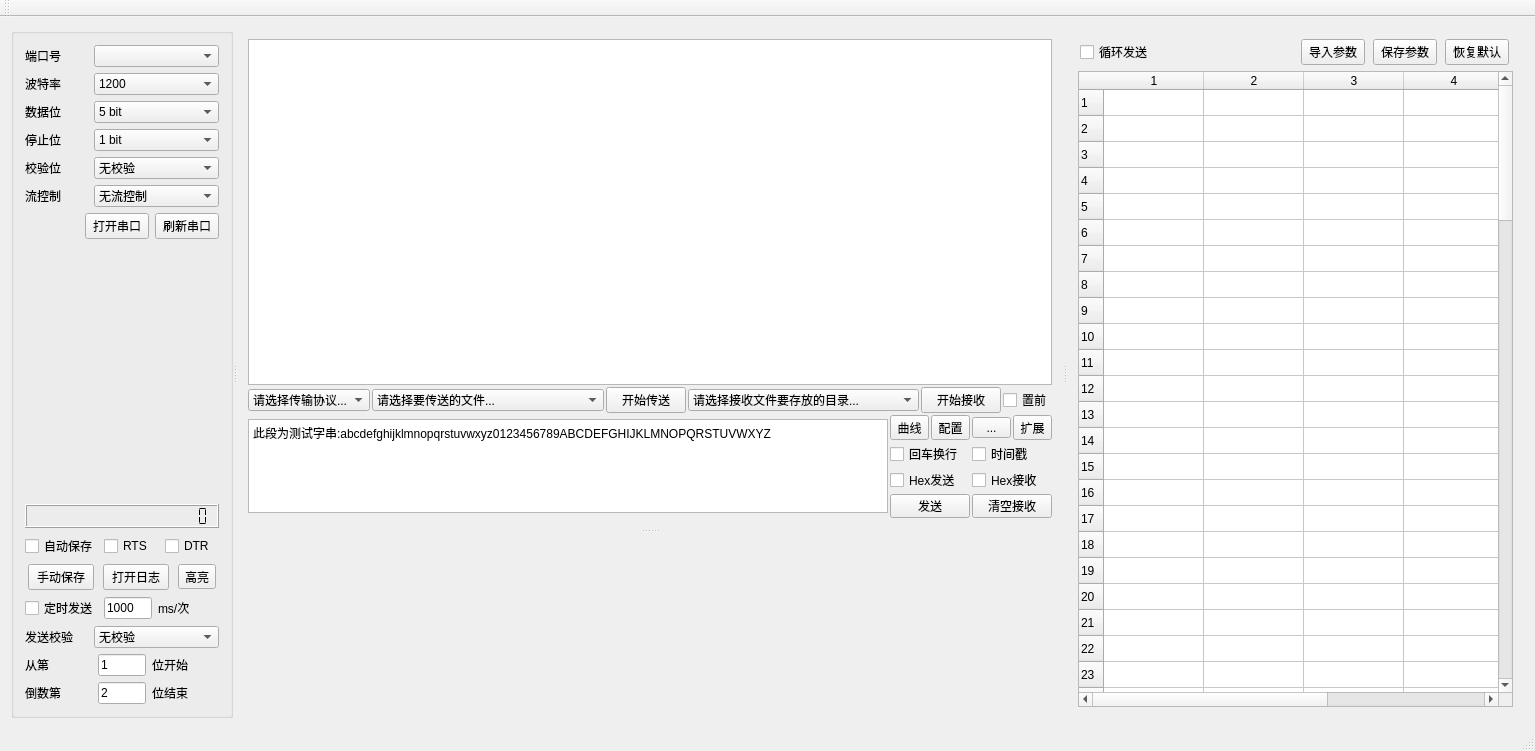
<?xml version="1.0" encoding="UTF-8"?>
<ui version="4.0">
 <class>SerialPortTool</class>
 <widget class="QMainWindow" name="SerialPortTool">
  <property name="geometry">
   <rect>
    <x>0</x>
    <y>0</y>
    <width>1535</width>
    <height>751</height>
   </rect>
  </property>
  <property name="windowTitle">
   <string>SerialPortTool</string>
  </property>
  <widget class="QWidget" name="centralWidget">
   <layout class="QHBoxLayout" name="horizontalLayout_22">
    <item>
     <widget class="QSplitter" name="splitter_serial_config">
      <property name="orientation">
       <enum>Qt::Horizontal</enum>
      </property>
      <widget class="QGroupBox" name="groupBox">
       <property name="sizePolicy">
        <sizepolicy hsizetype="Fixed" vsizetype="Preferred">
         <horstretch>0</horstretch>
         <verstretch>0</verstretch>
        </sizepolicy>
       </property>
       <property name="maximumSize">
        <size>
         <width>222</width>
         <height>16777215</height>
        </size>
       </property>
       <property name="title">
        <string/>
       </property>
       <layout class="QVBoxLayout" name="verticalLayout_5">
        <item>
         <layout class="QVBoxLayout" name="verticalLayout_6">
          <property name="sizeConstraint">
           <enum>QLayout::SetFixedSize</enum>
          </property>
          <item>
           <layout class="QVBoxLayout" name="verticalLayout_3">
            <property name="sizeConstraint">
             <enum>QLayout::SetFixedSize</enum>
            </property>
            <item>
             <layout class="QHBoxLayout" name="horizontalLayout" stretch="1,2">
              <item>
               <widget class="QLabel" name="label_com">
                <property name="text">
                 <string>端口号</string>
                </property>
               </widget>
              </item>
              <item>
               <widget class="QComboBox" name="comboBox_com_list"/>
              </item>
             </layout>
            </item>
            <item>
             <layout class="QHBoxLayout" name="horizontalLayout_2" stretch="1,2">
              <item>
               <widget class="QLabel" name="label_baudrate">
                <property name="text">
                 <string>波特率</string>
                </property>
               </widget>
              </item>
              <item>
               <widget class="QComboBox" name="comboBox_baudrate_list">
                <item>
                 <property name="text">
                  <string>1200</string>
                 </property>
                </item>
                <item>
                 <property name="text">
                  <string>2400</string>
                 </property>
                </item>
                <item>
                 <property name="text">
                  <string>4800</string>
                 </property>
                </item>
                <item>
                 <property name="text">
                  <string>9600</string>
                 </property>
                </item>
                <item>
                 <property name="text">
                  <string>115200</string>
                 </property>
                </item>
                <item>
                 <property name="text">
                  <string>921600</string>
                 </property>
                </item>
               </widget>
              </item>
             </layout>
            </item>
            <item>
             <layout class="QHBoxLayout" name="horizontalLayout_3" stretch="1,2">
              <item>
               <widget class="QLabel" name="label_data_bit">
                <property name="text">
                 <string>数据位</string>
                </property>
               </widget>
              </item>
              <item>
               <widget class="QComboBox" name="comboBox_data_bit_list">
                <item>
                 <property name="text">
                  <string>5 bit</string>
                 </property>
                </item>
                <item>
                 <property name="text">
                  <string>6 bit</string>
                 </property>
                </item>
                <item>
                 <property name="text">
                  <string>7 bit</string>
                 </property>
                </item>
                <item>
                 <property name="text">
                  <string>8 bit</string>
                 </property>
                </item>
               </widget>
              </item>
             </layout>
            </item>
            <item>
             <layout class="QHBoxLayout" name="horizontalLayout_4" stretch="1,2">
              <item>
               <widget class="QLabel" name="label_stop_bit">
                <property name="text">
                 <string>停止位</string>
                </property>
               </widget>
              </item>
              <item>
               <widget class="QComboBox" name="comboBox_stop_bit_list">
                <item>
                 <property name="text">
                  <string>1 bit</string>
                 </property>
                </item>
                <item>
                 <property name="text">
                  <string>1.5 bit</string>
                 </property>
                </item>
                <item>
                 <property name="text">
                  <string>2 bit</string>
                 </property>
                </item>
               </widget>
              </item>
             </layout>
            </item>
            <item>
             <layout class="QHBoxLayout" name="horizontalLayout_5" stretch="1,2">
              <item>
               <widget class="QLabel" name="label_check_bit">
                <property name="text">
                 <string>校验位</string>
                </property>
               </widget>
              </item>
              <item>
               <widget class="QComboBox" name="comboBox_check_bit_list">
                <item>
                 <property name="text">
                  <string>无校验</string>
                 </property>
                </item>
                <item>
                 <property name="text">
                  <string>奇校验</string>
                 </property>
                </item>
                <item>
                 <property name="text">
                  <string>偶校验</string>
                 </property>
                </item>
               </widget>
              </item>
             </layout>
            </item>
            <item>
             <layout class="QHBoxLayout" name="horizontalLayout_6" stretch="1,2">
              <item>
               <widget class="QLabel" name="label_flow_control">
                <property name="text">
                 <string>流控制</string>
                </property>
               </widget>
              </item>
              <item>
               <widget class="QComboBox" name="comboBox_flow_control_list">
                <item>
                 <property name="text">
                  <string>无流控制</string>
                 </property>
                </item>
                <item>
                 <property name="text">
                  <string>硬件流控制</string>
                 </property>
                </item>
                <item>
                 <property name="text">
                  <string>软件流控制</string>
                 </property>
                </item>
                <item>
                 <property name="text">
                  <string>自定义</string>
                 </property>
                </item>
               </widget>
              </item>
             </layout>
            </item>
            <item>
             <layout class="QHBoxLayout" name="horizontalLayout_11" stretch="6,1,1">
              <item>
               <spacer name="horizontalSpacer_2">
                <property name="orientation">
                 <enum>Qt::Horizontal</enum>
                </property>
                <property name="sizeHint" stdset="0">
                 <size>
                  <width>64</width>
                  <height>20</height>
                 </size>
                </property>
               </spacer>
              </item>
              <item>
               <widget class="QPushButton" name="pushButton_open_serial">
                <property name="maximumSize">
                 <size>
                  <width>64</width>
                  <height>16777215</height>
                 </size>
                </property>
                <property name="text">
                 <string>打开串口</string>
                </property>
               </widget>
              </item>
              <item>
               <widget class="QPushButton" name="pushButton_refresh_serial">
                <property name="maximumSize">
                 <size>
                  <width>64</width>
                  <height>16777215</height>
                 </size>
                </property>
                <property name="text">
                 <string>刷新串口</string>
                </property>
               </widget>
              </item>
             </layout>
            </item>
           </layout>
          </item>
          <item>
           <spacer name="verticalSpacer">
            <property name="orientation">
             <enum>Qt::Vertical</enum>
            </property>
            <property name="sizeHint" stdset="0">
             <size>
              <width>20</width>
              <height>168</height>
             </size>
            </property>
           </spacer>
          </item>
          <item>
           <layout class="QVBoxLayout" name="verticalLayout_4">
            <property name="sizeConstraint">
             <enum>QLayout::SetFixedSize</enum>
            </property>
            <item>
             <widget class="QLCDNumber" name="lcdNumber_time">
              <property name="minimumSize">
               <size>
                <width>0</width>
                <height>24</height>
               </size>
              </property>
              <property name="digitCount">
               <number>19</number>
              </property>
              <property name="segmentStyle">
               <enum>QLCDNumber::Flat</enum>
              </property>
             </widget>
            </item>
            <item>
             <layout class="QHBoxLayout" name="horizontalLayout_17">
              <item>
               <widget class="QCheckBox" name="checkBox_autosave">
                <property name="text">
                 <string>自动保存</string>
                </property>
               </widget>
              </item>
              <item>
               <widget class="QCheckBox" name="checkBox_rts">
                <property name="text">
                 <string>RTS</string>
                </property>
               </widget>
              </item>
              <item>
               <widget class="QCheckBox" name="checkBox_dtr">
                <property name="text">
                 <string>DTR</string>
                </property>
               </widget>
              </item>
             </layout>
            </item>
            <item>
             <layout class="QHBoxLayout" name="horizontalLayout_18"/>
            </item>
            <item>
             <layout class="QHBoxLayout" name="horizontalLayout_19">
              <item>
               <widget class="QPushButton" name="pushButton_manule_save">
                <property name="maximumSize">
                 <size>
                  <width>66</width>
                  <height>16777215</height>
                 </size>
                </property>
                <property name="text">
                 <string>手动保存</string>
                </property>
               </widget>
              </item>
              <item>
               <widget class="QPushButton" name="pushButton_open_log_doc">
                <property name="maximumSize">
                 <size>
                  <width>66</width>
                  <height>16777215</height>
                 </size>
                </property>
                <property name="text">
                 <string>打开日志</string>
                </property>
               </widget>
              </item>
              <item>
               <widget class="QToolButton" name="toolButton_highlight_key">
                <property name="text">
                 <string>高亮</string>
                </property>
               </widget>
              </item>
             </layout>
            </item>
            <item>
             <layout class="QHBoxLayout" name="horizontalLayout_7">
              <item>
               <widget class="QCheckBox" name="checkBox_timer_send">
                <property name="text">
                 <string>定时发送</string>
                </property>
               </widget>
              </item>
              <item>
               <widget class="QLineEdit" name="lineEdit_timer_send_interval">
                <property name="maximumSize">
                 <size>
                  <width>48</width>
                  <height>16777215</height>
                 </size>
                </property>
                <property name="text">
                 <string>1000</string>
                </property>
               </widget>
              </item>
              <item>
               <widget class="QLabel" name="label_7">
                <property name="text">
                 <string>ms/次</string>
                </property>
               </widget>
              </item>
             </layout>
            </item>
            <item>
             <layout class="QHBoxLayout" name="horizontalLayout_8" stretch="1,2">
              <item>
               <widget class="QLabel" name="label_send_check">
                <property name="maximumSize">
                 <size>
                  <width>64</width>
                  <height>16777215</height>
                 </size>
                </property>
                <property name="text">
                 <string>发送校验</string>
                </property>
               </widget>
              </item>
              <item>
               <widget class="QComboBox" name="comboBox_send_check_func_list">
                <item>
                 <property name="text">
                  <string>无校验</string>
                 </property>
                </item>
                <item>
                 <property name="text">
                  <string>校验和</string>
                 </property>
                </item>
                <item>
                 <property name="text">
                  <string>CRC32</string>
                 </property>
                </item>
                <item>
                 <property name="text">
                  <string>CRC16</string>
                 </property>
                </item>
                <item>
                 <property name="text">
                  <string>ModbusCRC16</string>
                 </property>
                </item>
               </widget>
              </item>
             </layout>
            </item>
            <item>
             <layout class="QHBoxLayout" name="horizontalLayout_9">
              <item>
               <widget class="QLabel" name="label_9">
                <property name="text">
                 <string>从第</string>
                </property>
               </widget>
              </item>
              <item>
               <widget class="QLineEdit" name="lineEdit_start_bit">
                <property name="maximumSize">
                 <size>
                  <width>48</width>
                  <height>16777215</height>
                 </size>
                </property>
                <property name="text">
                 <string>1</string>
                </property>
               </widget>
              </item>
              <item>
               <widget class="QLabel" name="label_10">
                <property name="text">
                 <string>位开始</string>
                </property>
               </widget>
              </item>
             </layout>
            </item>
            <item>
             <layout class="QHBoxLayout" name="horizontalLayout_10">
              <item>
               <widget class="QLabel" name="label_11">
                <property name="text">
                 <string>倒数第</string>
                </property>
               </widget>
              </item>
              <item>
               <widget class="QLineEdit" name="lineEdit_end_bit">
                <property name="maximumSize">
                 <size>
                  <width>48</width>
                  <height>16777215</height>
                 </size>
                </property>
                <property name="text">
                 <string>2</string>
                </property>
               </widget>
              </item>
              <item>
               <widget class="QLabel" name="label_12">
                <property name="text">
                 <string>位结束</string>
                </property>
               </widget>
              </item>
             </layout>
            </item>
           </layout>
          </item>
         </layout>
        </item>
       </layout>
      </widget>
      <widget class="QSplitter" name="splitter_cmd_list">
       <property name="orientation">
        <enum>Qt::Horizontal</enum>
       </property>
       <widget class="QSplitter" name="splitter_curve">
        <property name="orientation">
         <enum>Qt::Vertical</enum>
        </property>
        <widget class="QWidget" name="layoutWidget">
         <layout class="QVBoxLayout" name="verticalLayout_2">
          <property name="spacing">
           <number>2</number>
          </property>
          <item>
           <widget class="QTextEdit" name="textEdit_recv"/>
          </item>
          <item>
           <layout class="QHBoxLayout" name="horizontalLayout_16" stretch="2,6,1,6,1,0">
            <property name="spacing">
             <number>2</number>
            </property>
            <property name="sizeConstraint">
             <enum>QLayout::SetDefaultConstraint</enum>
            </property>
            <item>
             <widget class="QComboBox" name="comboBox_send_protocol">
              <item>
               <property name="text">
                <string>请选择传输协议...</string>
               </property>
              </item>
             </widget>
            </item>
            <item>
             <widget class="QComboBox" name="comboBox_send_file">
              <item>
               <property name="text">
                <string>请选择要传送的文件...</string>
               </property>
              </item>
              <item>
               <property name="text">
                <string>...</string>
               </property>
              </item>
             </widget>
            </item>
            <item>
             <widget class="QPushButton" name="pushButton_send_file">
              <property name="text">
               <string>开始传送</string>
              </property>
             </widget>
            </item>
            <item>
             <widget class="QComboBox" name="comboBox_recv_directory">
              <item>
               <property name="text">
                <string>请选择接收文件要存放的目录...</string>
               </property>
              </item>
              <item>
               <property name="text">
                <string>...</string>
               </property>
              </item>
             </widget>
            </item>
            <item>
             <widget class="QPushButton" name="pushButton_recv_file">
              <property name="text">
               <string>开始接收</string>
              </property>
             </widget>
            </item>
            <item>
             <widget class="QCheckBox" name="checkBox_window_top">
              <property name="text">
               <string>置前</string>
              </property>
             </widget>
            </item>
           </layout>
          </item>
          <item>
           <layout class="QHBoxLayout" name="horizontalLayout_21">
            <property name="spacing">
             <number>2</number>
            </property>
            <property name="sizeConstraint">
             <enum>QLayout::SetFixedSize</enum>
            </property>
            <item>
             <widget class="QTextEdit" name="textEdit_send">
              <property name="sizePolicy">
               <sizepolicy hsizetype="Expanding" vsizetype="Fixed">
                <horstretch>0</horstretch>
                <verstretch>0</verstretch>
               </sizepolicy>
              </property>
              <property name="minimumSize">
               <size>
                <width>0</width>
                <height>94</height>
               </size>
              </property>
              <property name="maximumSize">
               <size>
                <width>16777215</width>
                <height>94</height>
               </size>
              </property>
              <property name="html">
               <string>&lt;!DOCTYPE HTML PUBLIC &quot;-//W3C//DTD HTML 4.0//EN&quot; &quot;http://www.w3.org/TR/REC-html40/strict.dtd&quot;&gt;
&lt;html&gt;&lt;head&gt;&lt;meta name=&quot;qrichtext&quot; content=&quot;1&quot; /&gt;&lt;style type=&quot;text/css&quot;&gt;
p, li { white-space: pre-wrap; }
&lt;/style&gt;&lt;/head&gt;&lt;body style=&quot; font-family:'SimSun'; font-size:9pt; font-weight:400; font-style:normal;&quot;&gt;
&lt;p style=&quot; margin-top:0px; margin-bottom:0px; margin-left:0px; margin-right:0px; -qt-block-indent:0; text-indent:0px;&quot;&gt;此段为测试字串:abcdefghijklmnopqrstuvwxyz0123456789ABCDEFGHIJKLMNOPQRSTUVWXYZ&lt;/p&gt;&lt;/body&gt;&lt;/html&gt;</string>
              </property>
             </widget>
            </item>
            <item>
             <layout class="QVBoxLayout" name="verticalLayout">
              <property name="spacing">
               <number>2</number>
              </property>
              <property name="sizeConstraint">
               <enum>QLayout::SetFixedSize</enum>
              </property>
              <item>
               <layout class="QHBoxLayout" name="horizontalLayout_15">
                <property name="spacing">
                 <number>2</number>
                </property>
                <property name="sizeConstraint">
                 <enum>QLayout::SetFixedSize</enum>
                </property>
                <item>
                 <widget class="QToolButton" name="toolButton_data_curve">
                  <property name="minimumSize">
                   <size>
                    <width>0</width>
                    <height>0</height>
                   </size>
                  </property>
                  <property name="maximumSize">
                   <size>
                    <width>40</width>
                    <height>16777215</height>
                   </size>
                  </property>
                  <property name="text">
                   <string>曲线</string>
                  </property>
                 </widget>
                </item>
                <item>
                 <widget class="QToolButton" name="toolButton_expand_config_serial">
                  <property name="maximumSize">
                   <size>
                    <width>40</width>
                    <height>16777215</height>
                   </size>
                  </property>
                  <property name="text">
                   <string>配置</string>
                  </property>
                 </widget>
                </item>
                <item>
                 <widget class="QToolButton" name="toolButton_set_curve_key">
                  <property name="maximumSize">
                   <size>
                    <width>40</width>
                    <height>16777215</height>
                   </size>
                  </property>
                  <property name="text">
                   <string>...</string>
                  </property>
                 </widget>
                </item>
                <item>
                 <widget class="QToolButton" name="toolButton_display_expand_cmd">
                  <property name="maximumSize">
                   <size>
                    <width>40</width>
                    <height>16777215</height>
                   </size>
                  </property>
                  <property name="text">
                   <string>扩展</string>
                  </property>
                 </widget>
                </item>
               </layout>
              </item>
              <item>
               <layout class="QHBoxLayout" name="horizontalLayout_12">
                <property name="spacing">
                 <number>2</number>
                </property>
                <property name="sizeConstraint">
                 <enum>QLayout::SetFixedSize</enum>
                </property>
                <item>
                 <widget class="QCheckBox" name="checkBox_crlf">
                  <property name="minimumSize">
                   <size>
                    <width>80</width>
                    <height>20</height>
                   </size>
                  </property>
                  <property name="maximumSize">
                   <size>
                    <width>80</width>
                    <height>24</height>
                   </size>
                  </property>
                  <property name="text">
                   <string>回车换行</string>
                  </property>
                 </widget>
                </item>
                <item>
                 <widget class="QCheckBox" name="checkBox_timestamp">
                  <property name="minimumSize">
                   <size>
                    <width>80</width>
                    <height>20</height>
                   </size>
                  </property>
                  <property name="maximumSize">
                   <size>
                    <width>80</width>
                    <height>24</height>
                   </size>
                  </property>
                  <property name="text">
                   <string>时间戳</string>
                  </property>
                 </widget>
                </item>
               </layout>
              </item>
              <item>
               <layout class="QHBoxLayout" name="horizontalLayout_13">
                <property name="spacing">
                 <number>2</number>
                </property>
                <property name="sizeConstraint">
                 <enum>QLayout::SetFixedSize</enum>
                </property>
                <item>
                 <widget class="QCheckBox" name="checkBox_hex_send">
                  <property name="minimumSize">
                   <size>
                    <width>80</width>
                    <height>20</height>
                   </size>
                  </property>
                  <property name="maximumSize">
                   <size>
                    <width>80</width>
                    <height>24</height>
                   </size>
                  </property>
                  <property name="text">
                   <string>Hex发送</string>
                  </property>
                 </widget>
                </item>
                <item>
                 <widget class="QCheckBox" name="checkBox_hex_recv">
                  <property name="minimumSize">
                   <size>
                    <width>80</width>
                    <height>20</height>
                   </size>
                  </property>
                  <property name="maximumSize">
                   <size>
                    <width>80</width>
                    <height>24</height>
                   </size>
                  </property>
                  <property name="text">
                   <string>Hex接收</string>
                  </property>
                 </widget>
                </item>
               </layout>
              </item>
              <item>
               <layout class="QHBoxLayout" name="horizontalLayout_14">
                <property name="spacing">
                 <number>2</number>
                </property>
                <property name="sizeConstraint">
                 <enum>QLayout::SetFixedSize</enum>
                </property>
                <item>
                 <widget class="QPushButton" name="pushButton_send_str">
                  <property name="minimumSize">
                   <size>
                    <width>80</width>
                    <height>20</height>
                   </size>
                  </property>
                  <property name="maximumSize">
                   <size>
                    <width>80</width>
                    <height>24</height>
                   </size>
                  </property>
                  <property name="text">
                   <string>发送</string>
                  </property>
                 </widget>
                </item>
                <item>
                 <widget class="QPushButton" name="pushButton_clear_recv">
                  <property name="minimumSize">
                   <size>
                    <width>80</width>
                    <height>20</height>
                   </size>
                  </property>
                  <property name="maximumSize">
                   <size>
                    <width>80</width>
                    <height>24</height>
                   </size>
                  </property>
                  <property name="text">
                   <string>清空接收</string>
                  </property>
                 </widget>
                </item>
               </layout>
              </item>
             </layout>
            </item>
           </layout>
          </item>
         </layout>
        </widget>
        <widget class="QCustomPlot" name="customplot_data_curve" native="true">
         <property name="minimumSize">
          <size>
           <width>0</width>
           <height>128</height>
          </size>
         </property>
         <property name="maximumSize">
          <size>
           <width>16777215</width>
           <height>512</height>
          </size>
         </property>
        </widget>
       </widget>
       <widget class="QWidget" name="layoutWidget">
        <layout class="QVBoxLayout" name="verticalLayout_7" stretch="1,50">
         <property name="sizeConstraint">
          <enum>QLayout::SetMaximumSize</enum>
         </property>
         <item>
          <layout class="QHBoxLayout" name="horizontalLayout_20" stretch="1,1,1,1,1">
           <property name="sizeConstraint">
            <enum>QLayout::SetFixedSize</enum>
           </property>
           <item>
            <widget class="QCheckBox" name="checkBox_loop_send">
             <property name="sizePolicy">
              <sizepolicy hsizetype="Fixed" vsizetype="Fixed">
               <horstretch>0</horstretch>
               <verstretch>0</verstretch>
              </sizepolicy>
             </property>
             <property name="minimumSize">
              <size>
               <width>64</width>
               <height>0</height>
              </size>
             </property>
             <property name="maximumSize">
              <size>
               <width>85</width>
               <height>16777215</height>
              </size>
             </property>
             <property name="text">
              <string>循环发送</string>
             </property>
            </widget>
           </item>
           <item>
            <spacer name="horizontalSpacer">
             <property name="orientation">
              <enum>Qt::Horizontal</enum>
             </property>
             <property name="sizeType">
              <enum>QSizePolicy::Fixed</enum>
             </property>
             <property name="sizeHint" stdset="0">
              <size>
               <width>128</width>
               <height>20</height>
              </size>
             </property>
            </spacer>
           </item>
           <item>
            <widget class="QPushButton" name="pushButton_import_param">
             <property name="sizePolicy">
              <sizepolicy hsizetype="Fixed" vsizetype="Fixed">
               <horstretch>0</horstretch>
               <verstretch>0</verstretch>
              </sizepolicy>
             </property>
             <property name="minimumSize">
              <size>
               <width>64</width>
               <height>0</height>
              </size>
             </property>
             <property name="maximumSize">
              <size>
               <width>64</width>
               <height>16777215</height>
              </size>
             </property>
             <property name="text">
              <string>导入参数</string>
             </property>
            </widget>
           </item>
           <item>
            <widget class="QPushButton" name="pushButton_save_param">
             <property name="sizePolicy">
              <sizepolicy hsizetype="Fixed" vsizetype="Fixed">
               <horstretch>0</horstretch>
               <verstretch>0</verstretch>
              </sizepolicy>
             </property>
             <property name="minimumSize">
              <size>
               <width>64</width>
               <height>0</height>
              </size>
             </property>
             <property name="maximumSize">
              <size>
               <width>64</width>
               <height>16777215</height>
              </size>
             </property>
             <property name="text">
              <string>保存参数</string>
             </property>
            </widget>
           </item>
           <item>
            <widget class="QPushButton" name="pushButton_set_default">
             <property name="sizePolicy">
              <sizepolicy hsizetype="Fixed" vsizetype="Fixed">
               <horstretch>0</horstretch>
               <verstretch>0</verstretch>
              </sizepolicy>
             </property>
             <property name="minimumSize">
              <size>
               <width>64</width>
               <height>0</height>
              </size>
             </property>
             <property name="maximumSize">
              <size>
               <width>64</width>
               <height>16777215</height>
              </size>
             </property>
             <property name="text">
              <string>恢复默认</string>
             </property>
            </widget>
           </item>
          </layout>
         </item>
         <item>
          <widget class="QTableWidget" name="tableWidget_cmd_list">
           <property name="sizePolicy">
            <sizepolicy hsizetype="Fixed" vsizetype="Expanding">
             <horstretch>0</horstretch>
             <verstretch>0</verstretch>
            </sizepolicy>
           </property>
           <property name="minimumSize">
            <size>
             <width>435</width>
             <height>0</height>
            </size>
           </property>
           <property name="maximumSize">
            <size>
             <width>435</width>
             <height>16777215</height>
            </size>
           </property>
           <property name="horizontalScrollBarPolicy">
            <enum>Qt::ScrollBarAsNeeded</enum>
           </property>
           <property name="rowCount">
            <number>101</number>
           </property>
           <property name="columnCount">
            <number>5</number>
           </property>
           <attribute name="verticalHeaderDefaultSectionSize">
            <number>26</number>
           </attribute>
           <row/>
           <row/>
           <row/>
           <row/>
           <row/>
           <row/>
           <row/>
           <row/>
           <row/>
           <row/>
           <row/>
           <row/>
           <row/>
           <row/>
           <row/>
           <row/>
           <row/>
           <row/>
           <row/>
           <row/>
           <row/>
           <row/>
           <row/>
           <row/>
           <row/>
           <row/>
           <row/>
           <row/>
           <row/>
           <row/>
           <row/>
           <row/>
           <row/>
           <row/>
           <row/>
           <row/>
           <row/>
           <row/>
           <row/>
           <row/>
           <row/>
           <row/>
           <row/>
           <row/>
           <row/>
           <row/>
           <row/>
           <row/>
           <row/>
           <row/>
           <row/>
           <row/>
           <row/>
           <row/>
           <row/>
           <row/>
           <row/>
           <row/>
           <row/>
           <row/>
           <row/>
           <row/>
           <row/>
           <row/>
           <row/>
           <row/>
           <row/>
           <row/>
           <row/>
           <row/>
           <row/>
           <row/>
           <row/>
           <row/>
           <row/>
           <row/>
           <row/>
           <row/>
           <row/>
           <row/>
           <row/>
           <row/>
           <row/>
           <row/>
           <row/>
           <row/>
           <row/>
           <row/>
           <row/>
           <row/>
           <row/>
           <row/>
           <row/>
           <row/>
           <row/>
           <row/>
           <row/>
           <row/>
           <row/>
           <row/>
           <row/>
           <column/>
           <column/>
           <column/>
           <column/>
           <column/>
          </widget>
         </item>
        </layout>
       </widget>
      </widget>
     </widget>
    </item>
   </layout>
  </widget>
  <widget class="QMenuBar" name="menuBar">
   <property name="geometry">
    <rect>
     <x>0</x>
     <y>0</y>
     <width>1535</width>
     <height>26</height>
    </rect>
   </property>
  </widget>
  <widget class="QToolBar" name="mainToolBar">
   <attribute name="toolBarArea">
    <enum>TopToolBarArea</enum>
   </attribute>
   <attribute name="toolBarBreak">
    <bool>false</bool>
   </attribute>
  </widget>
  <widget class="QStatusBar" name="statusBar"/>
 </widget>
 <layoutdefault spacing="6" margin="11"/>
 <customwidgets>
  <customwidget>
   <class>QCustomPlot</class>
   <extends>QWidget</extends>
   <header>qcustomplot/qcustomplot.h</header>
   <container>1</container>
  </customwidget>
 </customwidgets>
 <resources/>
 <connections/>
</ui>
